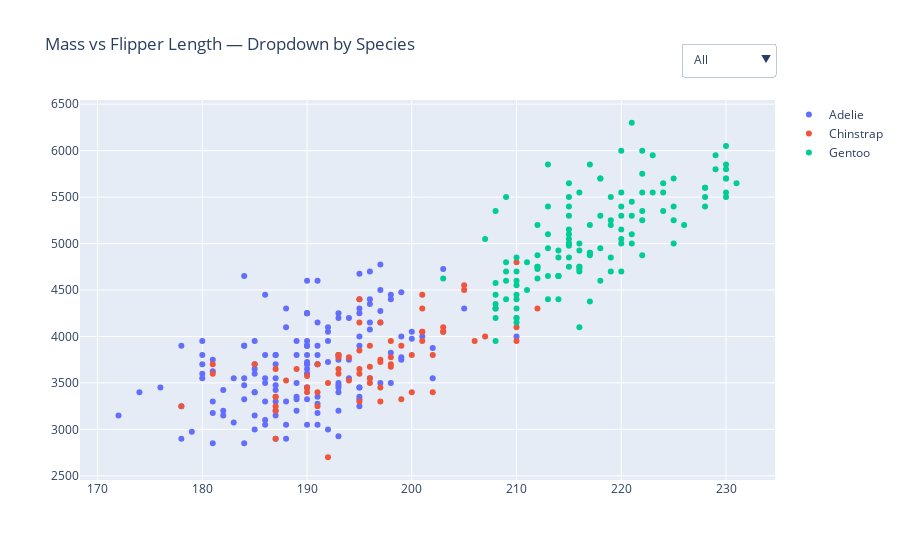

Notebook source saved alongside this figure:
### Code cell
species_list = sorted(df["Species"].unique())
traces = []
for sp in species_list:
    sub = df[df["Species"] == sp]
    traces.append(go.Scatter(
        x=sub["Flipper Length Mm"], y=sub["Body Mass G"],
        mode="markers", name=sp,
        hovertemplate="<b>%{text}</b><br>Flipper: %{x} mm<br>Mass: %{y} g<extra></extra>",
        text=sub["Island"] + " | " + sub["Sex"].astype(str)        
    ))

fig = go.Figure(data=traces)
buttons = [dict(
    label="All",
    method="update",
    args=[{"visible": [True]*len(species_list)}]
)]
for i, sp in enumerate(species_list):
    vis = [False]*len(species_list)
    vis[i] = True
    buttons.append(dict(label=sp, method="update", args=[{"visible": vis}]))

fig.update_layout(
    title="Mass vs Flipper Length — Dropdown by Species",
    updatemenus=[dict(type="dropdown", x=1.0, xanchor="right", y=1.15, buttons=buttons)]
)
fig.show()

### Figure 1 — Plotly figure (JSON) as saved in the notebook; plotly's stock layout.template omitted (floating-point values rounded to 4 significant figures; data arrays with more than 128 entries replaced by an {"elided": "..."} marker saying what was removed)
{"data": [{"hovertemplate": "<b>%{text}</b><br>Flipper: %{x} mm<br>Mass: %{y} g<extra></extra>", "mode": "markers", "name": "Adelie", "text": {"elided": "152 str values"}, "type": "scatter", "x": {"elided": "152 float values"}, "y": {"elided": "152 float values"}}, {"hovertemplate": "<b>%{text}</b><br>Flipper: %{x} mm<br>Mass: %{y} g<extra></extra>", "mode": "markers", "name": "Chinstrap", "text": ["Dream | Female", "Dream | Male", "Dream | Male", "Dream | Female", "Dream | Male", "Dream | Female", "Dream | Female", "Dream | Male", "Dream | Female", "Dream | Male", "Dream | Female", "Dream | Male", "Dream | Female", "Dream | Male", "Dream | Female", "Dream | Male", "Dream | Male", "Dream | Female", "Dream | Female", "Dream | Male", "Dream | Female", "Dream | Male", "Dream | Female", "Dream | Male", "Dream | Female", "Dream | Male", "Dream | Female", "Dream | Male", "Dream | Female", "Dream | Male", "Dream | Female", "Dream | Male", "Dream | Female", "Dream | Male", "Dream | Male", "Dream | Female", "Dream | Female", "Dream | Male", "Dream | Female", "Dream | Male", "Dream | Male", "Dream | Female", "Dream | Male", "Dream | Female", "Dream | Female", "Dream | Male", "Dream | Female", "Dream | Male", "Dream | Male", "Dream | Female", "Dream | Female", "Dream | Male", "Dream | Female", "Dream | Male", "Dream | Female", "Dream | Male", "Dream | Female", "Dream | Male", "Dream | Male", "Dream | Female", "Dream | Male", "Dream | Female", "Dream | Female", "Dream | Male", "Dream | Female", "Dream | Male", "Dream | Male", "Dream | Female"], "type": "scatter", "x": [192.0, 196.0, 193.0, 188.0, 197.0, 198.0, 178.0, 197.0, 195.0, 198.0, 193.0, 194.0, 185.0, 201.0, 190.0, 201.0, 197.0, 181.0, 190.0, 195.0, 181.0, 191.0, 187.0, 193.0, 195.0, 197.0, 200.0, 200.0, 191.0, 205.0, 187.0, 201.0, 187.0, 203.0, 195.0, 199.0, 195.0, 210.0, 192.0, 205.0, 210.0, 187.0, 196.0, 196.0, 196.0, 201.0, 190.0, 212.0, 187.0, 198.0, 199.0, 201.0, 193.0, 203.0, 187.0, 197.0, 191.0, 203.0, 202.0, 194.0, 206.0, 189.0, 195.0, 207.0, 202.0, 193.0, 210.0, 198.0], "y": [3500.0, 3900.0, 3650.0, 3525.0, 3725.0, 3950.0, 3250.0, 3750.0, 4150.0, 3700.0, 3800.0, 3775.0, 3700.0, 4050.0, 3575.0, 4050.0, 3300.0, 3700.0, 3450.0, 4400.0, 3600.0, 3400.0, 2900.0, 3800.0, 3300.0, 4150.0, 3400.0, 3800.0, 3700.0, 4550.0, 3200.0, 4300.0, 3350.0, 4100.0, 3600.0, 3900.0, 3850.0, 4800.0, 2700.0, 4500.0, 3950.0, 3650.0, 3550.0, 3500.0, 3675.0, 4450.0, 3400.0, 4300.0, 3250.0, 3675.0, 3325.0, 3950.0, 3600.0, 4050.0, 3350.0, 3450.0, 3250.0, 4050.0, 3800.0, 3525.0, 3950.0, 3650.0, 3650.0, 4000.0, 3400.0, 3775.0, 4100.0, 3775.0]}, {"hovertemplate": "<b>%{text}</b><br>Flipper: %{x} mm<br>Mass: %{y} g<extra></extra>", "mode": "markers", "name": "Gentoo", "text": ["Biscoe | Female", "Biscoe | Male", "Biscoe | Female", "Biscoe | Male", "Biscoe | Male", "Biscoe | Female", "Biscoe | Female", "Biscoe | Male", "Biscoe | Female", "Biscoe | Male", "Biscoe | Female", "Biscoe | Male", "Biscoe | Female", "Biscoe | Male", "Biscoe | Female", "Biscoe | Male", "Biscoe | Female", "Biscoe | Male", "Biscoe | Female", "Biscoe | Male", "Biscoe | Male", "Biscoe | Female", "Biscoe | Female", "Biscoe | Male", "Biscoe | Female", "Biscoe | Male", "Biscoe | nan", "Biscoe | Male", "Biscoe | Female", "Biscoe | Male", "Biscoe | Male", "Biscoe | Female", "Biscoe | Female", "Biscoe | Male", "Biscoe | Female", "Biscoe | Male", "Biscoe | Female", "Biscoe | Male", "Biscoe | Female", "Biscoe | Male", "Biscoe | Female", "Biscoe | Male", "Biscoe | Female", "Biscoe | Male", "Biscoe | Male", "Biscoe | Female", "Biscoe | Female", "Biscoe | Male", "Biscoe | Female", "Biscoe | Male", "Biscoe | Female", "Biscoe | Male", "Biscoe | Female", "Biscoe | Male", "Biscoe | Female", "Biscoe | Male", "Biscoe | Female", "Biscoe | Male", "Biscoe | Female", "Biscoe | Male", "Biscoe | Female", "Biscoe | Male", "Biscoe | Female", "Biscoe | Male", "Biscoe | Female", "Biscoe | Male", "Biscoe | nan", "Biscoe | Male", "Biscoe | Female", "Biscoe | Male", "Biscoe | Female", "Biscoe | Male", "Biscoe | Male", "Biscoe | Female", "Biscoe | Female", "Biscoe | Male", "Biscoe | Female", "Biscoe | Male", "Biscoe | Female", "Biscoe | Male", "Biscoe | Female", "Biscoe | Male", "Biscoe | Female", "Biscoe | Male", "Biscoe | Female", "Biscoe | Male", "Biscoe | Female", "Biscoe | Male", "Biscoe | Female", "Biscoe | Male", "Biscoe | Female", "Biscoe | Male", "Biscoe | Female", "Biscoe | Male", "Biscoe | Female", "Biscoe | Male", "Biscoe | Male", "Biscoe | Female", "Biscoe | Female", "Biscoe | Male", "Biscoe | Female", "Biscoe | Male", "Biscoe | Female", "Biscoe | Male", "Biscoe | nan", "Biscoe | Male", "Biscoe | Female", "Biscoe | Male", "Biscoe | Female", "Biscoe | Male", "Biscoe | Female", "Biscoe | Male", "Biscoe | Female", "Biscoe | Male", "Biscoe | Female", "Biscoe | Male", "Biscoe | nan", "Biscoe | Male", "Biscoe | Female", "Biscoe | nan", "Biscoe | Female", "Biscoe | Male", "Biscoe | Female", "Biscoe | Male"], "type": "scatter", "x": [211.0, 230.0, 210.0, 218.0, 215.0, 210.0, 211.0, 219.0, 209.0, 215.0, 214.0, 216.0, 214.0, 213.0, 210.0, 217.0, 210.0, 221.0, 209.0, 222.0, 218.0, 215.0, 213.0, 215.0, 215.0, 215.0, 216.0, 215.0, 210.0, 220.0, 222.0, 209.0, 207.0, 230.0, 220.0, 220.0, 213.0, 219.0, 208.0, 208.0, 208.0, 225.0, 210.0, 216.0, 222.0, 217.0, 210.0, 225.0, 213.0, 215.0, 210.0, 220.0, 210.0, 225.0, 217.0, 220.0, 208.0, 220.0, 208.0, 224.0, 208.0, 221.0, 214.0, 231.0, 219.0, 230.0, 214.0, 229.0, 220.0, 223.0, 216.0, 221.0, 221.0, 217.0, 216.0, 230.0, 209.0, 220.0, 215.0, 223.0, 212.0, 221.0, 212.0, 224.0, 212.0, 228.0, 218.0, 218.0, 212.0, 230.0, 218.0, 228.0, 212.0, 224.0, 214.0, 226.0, 216.0, 222.0, 203.0, 225.0, 219.0, 228.0, 215.0, 228.0, 216.0, 215.0, 210.0, 219.0, 208.0, 209.0, 216.0, 229.0, 213.0, 230.0, 217.0, 230.0, 217.0, 222.0, 214.0, NaN, 215.0, 222.0, 212.0, 213.0], "y": [4500.0, 5700.0, 4450.0, 5700.0, 5400.0, 4550.0, 4800.0, 5200.0, 4400.0, 5150.0, 4650.0, 5550.0, 4650.0, 5850.0, 4200.0, 5850.0, 4150.0, 6300.0, 4800.0, 5350.0, 5700.0, 5000.0, 4400.0, 5050.0, 5000.0, 5100.0, 4100.0, 5650.0, 4600.0, 5550.0, 5250.0, 4700.0, 5050.0, 6050.0, 5150.0, 5400.0, 4950.0, 5250.0, 4350.0, 5350.0, 3950.0, 5700.0, 4300.0, 4750.0, 5550.0, 4900.0, 4200.0, 5400.0, 5100.0, 5300.0, 4850.0, 5300.0, 4400.0, 5000.0, 4900.0, 5050.0, 4300.0, 5000.0, 4450.0, 5550.0, 4200.0, 5300.0, 4400.0, 5650.0, 4700.0, 5700.0, 4650.0, 5800.0, 4700.0, 5550.0, 4750.0, 5000.0, 5100.0, 5200.0, 4700.0, 5800.0, 4600.0, 6000.0, 4750.0, 5950.0, 4625.0, 5450.0, 4725.0, 5350.0, 4750.0, 5600.0, 4600.0, 5300.0, 4875.0, 5550.0, 4950.0, 5400.0, 4750.0, 5650.0, 4850.0, 5200.0, 4925.0, 4875.0, 4625.0, 5250.0, 4850.0, 5600.0, 4975.0, 5500.0, 4725.0, 5500.0, 4700.0, 5500.0, 4575.0, 5500.0, 5000.0, 5950.0, 4650.0, 5500.0, 4375.0, 5850.0, 4875.0, 6000.0, 4925.0, NaN, 4850.0, 5750.0, 5200.0, 5400.0]}], "layout": {"title": {"text": "Mass vs Flipper Length — Dropdown by Species"}, "updatemenus": [{"buttons": [{"args": [{"visible": [true, true, true]}], "label": "All", "method": "update"}, {"args": [{"visible": [true, false, false]}], "label": "Adelie", "method": "update"}, {"args": [{"visible": [false, true, false]}], "label": "Chinstrap", "method": "update"}, {"args": [{"visible": [false, false, true]}], "label": "Gentoo", "method": "update"}], "type": "dropdown", "x": 1, "xanchor": "right", "y": 1.15}]}}
